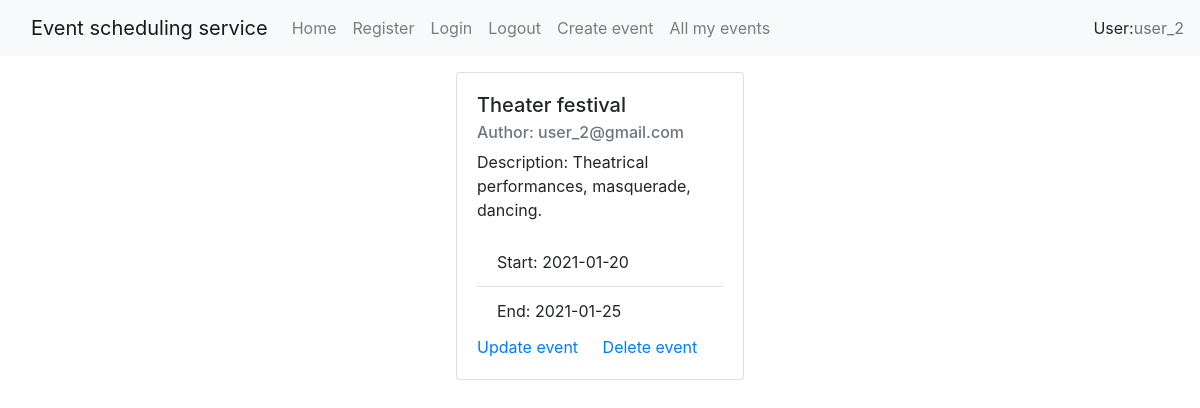
/all_my_events (signed in), run on the app's committed database.
### app/models.py (models this page shows, shortened)
class User(db.Model):
    __tablename__ = 'user'
    username = db.Column(db.String(64), index=True, unique=True)
    email = db.Column(db.String(120), index=True, unique=True, primary_key=True)
    password_hash = db.Column(db.String(128))
    events = db.relationship('Event', backref='author', lazy='dynamic', primaryjoin="User.email == Event.author_email")

class Event(db.Model):
    __tablename__ = 'event'
    id = db.Column(db.Integer, primary_key=True)
    title = db.Column(db.String(100))
    body = db.Column(db.Text)
    start_date = db.Column(db.Date)
    end_date = db.Column(db.Date)
    author_email = db.Column(db.String(120), db.ForeignKey('user.email'))

### app/routes.py (the view)
@app.route('/all_my_events',  methods=['GET', 'POST'])
@login_required
def all_my_events():
    events = Event.query.filter_by(author_email=current_user.email)
    return render_template('all_my_events.html', events=events)

### app/models.py (called while the page is built)
@login_manager.user_loader
def load_user(email):
    return User.query.filter_by(email=email).first()

### app/templates/all_my_events.html
{% extends "base.html" %}
{% block content %}
 <div class="d-flex justify-content-center flex-wrap">
        {% for event in events %}
            <div class="card m-3" style="width: 18rem;">
                <div class="card-body">
                    <h5 class="card-title">{{ event.title }}</h5>
                    <h6 class="card-subtitle mb-2 text-muted">Author: {{ event.author_email }}</h6>
                    <p class="card-text">Description: {{ event.body }}</p>
                    <ul class="list-group list-group-flush">
                        <li class="list-group-item">Start: {{ event.start_date }}</li>
                        <li class="list-group-item">End: {{ event.end_date }}</li>
                    </ul>
                    <a href="{{ url_for('update_event', id=event.id) }}" class="card-link">Update event</a>
                    <a href="{{ url_for('delete_event', id=event.id) }}" class="card-link">Delete event</a>
                </div>
            </div>
        {% endfor %}
        </div>
{% endblock %}

### app/templates/base.html (shortened to what this page needs)
<!DOCTYPE html>
<html lang="en">
<head>
    <link rel="stylesheet" href="https://cdn.jsdelivr.net/npm/bootstrap@4.5.3/dist/css/bootstrap.min.css">
</head>
<body>
    <nav class="navbar navbar-expand-lg navbar-light bg-light">
        <a class="navbar-brand" href="#" style="padding-left: 15px;">Event scheduling service</a>
         <div class="collapse navbar-collapse" id="navbarSupportedContent">
             <ul class="navbar-nav mr-auto">
                 <li class="nav-item">
                     <a class="nav-link" href="/">Home</a>
                 </li>
                 <li class="nav-item">
                     <a class="nav-link" href="/register">Register</a>
                 </li>
                 <li class="nav-item">
                     <a class="nav-link" href="/login">Login</a>
                 </li>
                 <li class="nav-item">
                     <a class="nav-link" href="/logout">Logout</a>
                 </li>
                 {% if current_user.is_authenticated %}
                 <li class="nav-item">
                     <a class="nav-link" href="/event/create">Create event</a>
                 </li>
                 <li class="nav-item">
                     <a class="nav-link" href="/all_my_events">All my events</a>
                 </li>
                 {% endif %}
             </ul>
             {% if current_user.is_authenticated %}
                 User: <div class="text-muted">  {{ current_user.username }}</div>
             {% endif %}
         </div>
    </nav>
    {% block content %}
    {% endblock %}
</body>
</html>

### data on the page
User: username "user_2"
Event: title "Theater festival", author_email "user_2@gmail.com", body "Theatrical performances, masquerade, dancing.", start_date "2021-01-20", end_date "2021-01-25"
